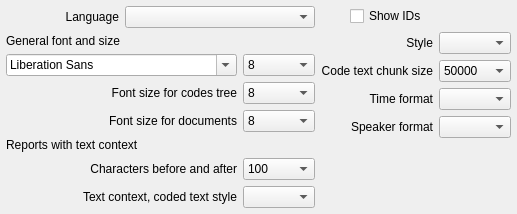
        <widget class="QWidget" name="widget_ui" native="true">
         <property name="sizePolicy">
          <sizepolicy hsizetype="Preferred" vsizetype="Preferred">
           <horstretch>0</horstretch>
           <verstretch>0</verstretch>
          </sizepolicy>
         </property>
         <layout class="QHBoxLayout" name="horizontalLayout">
          <property name="leftMargin">
           <number>6</number>
          </property>
          <property name="topMargin">
           <number>6</number>
          </property>
          <property name="rightMargin">
           <number>6</number>
          </property>
          <property name="bottomMargin">
           <number>6</number>
          </property>
          <item>
           <widget class="QWidget" name="widget_ui_left" native="true">
            <layout class="QGridLayout" name="gridLayout_3">
             <property name="leftMargin">
              <number>0</number>
             </property>
             <property name="topMargin">
              <number>0</number>
             </property>
             <property name="rightMargin">
              <number>0</number>
             </property>
             <property name="bottomMargin">
              <number>0</number>
             </property>
             <item row="0" column="0">
              <widget class="QLabel" name="label_4">
               <property name="text">
                <string>Language</string>
               </property>
               <property name="alignment">
                <set>Qt::AlignRight|Qt::AlignTrailing|Qt::AlignVCenter</set>
               </property>
              </widget>
             </item>
             <item row="0" column="1" colspan="2">
              <widget class="QComboBox" name="comboBox_language">
               <property name="toolTip">
                <string>&lt;html&gt;&lt;head/&gt;&lt;body&gt;&lt;p&gt;Close and open the software for the change in language to occur.&lt;/p&gt;&lt;/body&gt;&lt;/html&gt;</string>
               </property>
              </widget>
             </item>
             <item row="1" column="0" colspan="3">
              <widget class="QLabel" name="label">
               <property name="text">
                <string>General font and size</string>
               </property>
              </widget>
             </item>
             <item row="2" column="0" colspan="2">
              <widget class="QFontComboBox" name="fontComboBox"/>
             </item>
             <item row="3" column="0" colspan="2">
              <widget class="QLabel" name="label_3">
               <property name="text">
                <string>Font size for codes tree</string>
               </property>
               <property name="alignment">
                <set>Qt::AlignRight|Qt::AlignTrailing|Qt::AlignVCenter</set>
               </property>
               <property name="wordWrap">
                <bool>true</bool>
               </property>
              </widget>
             </item>
             <item row="4" column="0" colspan="2">
              <widget class="QLabel" name="label_7">
               <property name="text">
                <string>Font size for documents</string>
               </property>
               <property name="alignment">
                <set>Qt::AlignRight|Qt::AlignTrailing|Qt::AlignVCenter</set>
               </property>
               <property name="wordWrap">
                <bool>true</bool>
               </property>
              </widget>
             </item>
             <item row="5" column="0" colspan="3">
              <widget class="QLabel" name="label_reports_text_context">
               <property name="text">
                <string>Reports with text context</string>
               </property>
              </widget>
             </item>
             <item row="6" column="0" colspan="2">
              <widget class="QLabel" name="label_chars_before_after">
               <property name="text">
                <string>Characters before and after</string>
               </property>
               <property name="alignment">
                <set>Qt::AlignRight|Qt::AlignTrailing|Qt::AlignVCenter</set>
               </property>
              </widget>
             </item>
             <item row="7" column="0" colspan="2">
              <widget class="QLabel" name="label_coded_text_style">
               <property name="text">
                <string>Text context, coded text style</string>
               </property>
               <property name="alignment">
                <set>Qt::AlignRight|Qt::AlignTrailing|Qt::AlignVCenter</set>
               </property>
              </widget>
             </item>
             <item row="7" column="2">
              <widget class="QComboBox" name="comboBox_text_style"/>
             </item>
             <item row="2" column="2">
              <widget class="QComboBox" name="comboBox_fontsize">
               <item>
                <property name="text">
                 <string>8</string>
                </property>
               </item>
               <item>
                <property name="text">
                 <string>10</string>
                </property>
               </item>
               <item>
                <property name="text">
                 <string>12</string>
                </property>
               </item>
               <item>
                <property name="text">
                 <string>14</string>
                </property>
               </item>
               <item>
                <property name="text">
                 <string>16</string>
                </property>
               </item>
               <item>
                <property name="text">
                 <string>18</string>
                </property>
               </item>
              </widget>
             </item>
             <item row="3" column="2">
              <widget class="QComboBox" name="comboBox_codetreefontsize">
               <item>
                <property name="text">
                 <string>8</string>
                </property>
               </item>
               <item>
                <property name="text">
                 <string>10</string>
                </property>
               </item>
               <item>
                <property name="text">
                 <string>12</string>
                </property>
               </item>
               <item>
                <property name="text">
                 <string>14</string>
                </property>
               </item>
               <item>
                <property name="text">
                 <string>16</string>
                </property>
               </item>
               <item>
                <property name="text">
                 <string>18</string>
                </property>
               </item>
              </widget>
             </item>
             <item row="4" column="2">
              <widget class="QComboBox" name="comboBox_docfontsize">
               <item>
                <property name="text">
                 <string>8</string>
                </property>
               </item>
               <item>
                <property name="text">
                 <string>10</string>
                </property>
               </item>
               <item>
                <property name="text">
                 <string>12</string>
                </property>
               </item>
               <item>
                <property name="text">
                 <string>14</string>
                </property>
               </item>
               <item>
                <property name="text">
                 <string>16</string>
                </property>
               </item>
               <item>
                <property name="text">
                 <string>18</string>
                </property>
               </item>
              </widget>
             </item>
             <item row="6" column="2">
              <widget class="QComboBox" name="comboBox_surrounding_chars">
               <item>
                <property name="text">
                 <string>100</string>
                </property>
               </item>
               <item>
                <property name="text">
                 <string>200</string>
                </property>
               </item>
               <item>
                <property name="text">
                 <string>300</string>
                </property>
               </item>
              </widget>
             </item>
            </layout>
           </widget>
          </item>
          <item>
           <widget class="QWidget" name="widget_ui_right" native="true">
            <layout class="QGridLayout" name="gridLayout_4">
             <property name="leftMargin">
              <number>0</number>
             </property>
             <property name="topMargin">
              <number>0</number>
             </property>
             <property name="rightMargin">
              <number>0</number>
             </property>
             <property name="bottomMargin">
              <number>0</number>
             </property>
             <item row="3" column="2">
              <widget class="QComboBox" name="comboBox_timestamp"/>
             </item>
             <item row="5" column="1">
              <spacer name="verticalSpacer">
               <property name="orientation">
                <enum>Qt::Vertical</enum>
               </property>
               <property name="sizeType">
                <enum>QSizePolicy::Expanding</enum>
               </property>
               <property name="sizeHint" stdset="0">
                <size>
                 <width>20</width>
                 <height>30</height>
                </size>
               </property>
              </spacer>
             </item>
             <item row="2" column="2">
              <widget class="QComboBox" name="comboBox_text_chunk_size">
               <item>
                <property name="text">
                 <string>50000</string>
                </property>
               </item>
               <item>
                <property name="text">
                 <string>40000</string>
                </property>
               </item>
               <item>
                <property name="text">
                 <string>30000</string>
                </property>
               </item>
               <item>
                <property name="text">
                 <string>20000</string>
                </property>
               </item>
              </widget>
             </item>
             <item row="1" column="2">
              <widget class="QComboBox" name="comboBox_style"/>
             </item>
             <item row="2" column="0" colspan="2">
              <widget class="QLabel" name="label_8">
               <property name="toolTip">
                <string>Very large text documents. Load text chunks by number of characters.</string>
               </property>
               <property name="text">
                <string>Code text chunk size</string>
               </property>
               <property name="alignment">
                <set>Qt::AlignRight|Qt::AlignTrailing|Qt::AlignVCenter</set>
               </property>
              </widget>
             </item>
             <item row="0" column="1" colspan="2">
              <widget class="QCheckBox" name="checkBox">
               <property name="toolTip">
                <string>&lt;html&gt;&lt;head/&gt;&lt;body&gt;&lt;p&gt;Show the identifying numbers for files, cases, codes, et cetera.&lt;/p&gt;&lt;/body&gt;&lt;/html&gt;</string>
               </property>
               <property name="text">
                <string>Show IDs</string>
               </property>
              </widget>
             </item>
             <item row="4" column="2">
              <widget class="QComboBox" name="comboBox_speaker"/>
             </item>
             <item row="1" column="1">
              <widget class="QLabel" name="label_style">
               <property name="text">
                <string>Style</string>
               </property>
               <property name="alignment">
                <set>Qt::AlignRight|Qt::AlignTrailing|Qt::AlignVCenter</set>
               </property>
              </widget>
             </item>
             <item row="3" column="1">
              <widget class="QLabel" name="label_5">
               <property name="toolTip">
                <string>&lt;html&gt;&lt;head/&gt;&lt;body&gt;&lt;p&gt;Used when entering time position in transcription&lt;/p&gt;&lt;/body&gt;&lt;/html&gt;</string>
               </property>
               <property name="text">
                <string>Time format</string>
               </property>
               <property name="alignment">
                <set>Qt::AlignRight|Qt::AlignTrailing|Qt::AlignVCenter</set>
               </property>
              </widget>
             </item>
             <item row="4" column="1">
              <widget class="QLabel" name="label_6">
               <property name="toolTip">
                <string>&lt;html&gt;&lt;head/&gt;&lt;body&gt;&lt;p&gt;Used when entering speaker name in transcription&lt;/p&gt;&lt;/body&gt;&lt;/html&gt;</string>
               </property>
               <property name="text">
                <string>Speaker format</string>
               </property>
               <property name="alignment">
                <set>Qt::AlignRight|Qt::AlignTrailing|Qt::AlignVCenter</set>
               </property>
              </widget>
             </item>
            </layout>
           </widget>
          </item>
         </layout>
        </widget>
